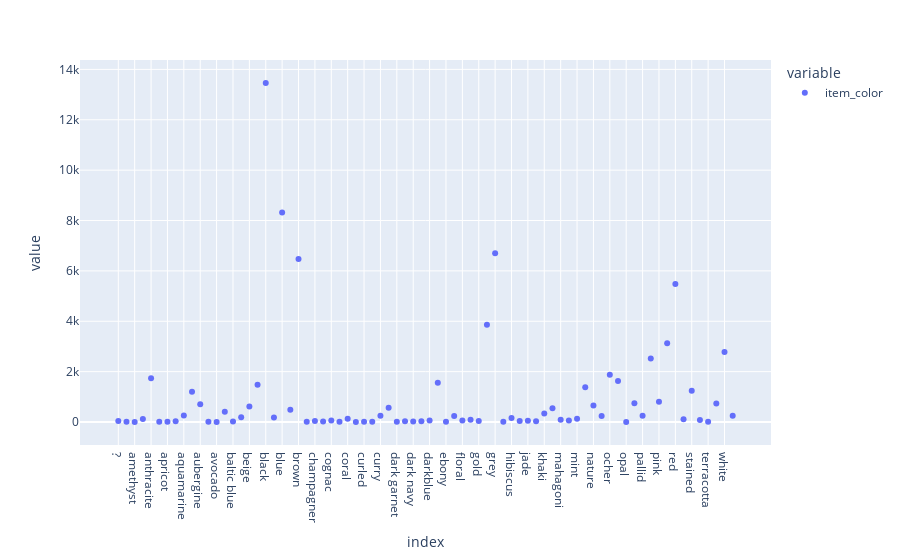

The notebook cell saved with this chart:
### Code cell
px.scatter(df.groupby("item_color")["item_color"].count())

### Figure 1 — Plotly figure (JSON) as saved in the notebook; plotly's stock layout.template omitted (floating-point values rounded to 4 significant figures)
{"data": [{"hovertemplate": "variable=item_color<br>index=%{x}<br>value=%{y}<extra></extra>", "legendgroup": "item_color", "marker": {"color": "#636efa", "symbol": "circle"}, "mode": "markers", "name": "item_color", "orientation": "v", "showlegend": true, "type": "scatter", "x": ["?", "almond", "amethyst", "ancient", "anthracite", "antique pink", "apricot", "aqua", "aquamarine", "ash", "aubergine", "aviator", "avocado", "azure", "baltic blue", "basalt", "beige", "berry", "black", "blau", "blue", "bordeaux", "brown", "caramel", "champagner", "cobalt blue", "cognac", "copper coin", "coral", "creme", "curled", "currant purple", "curry", "dark denim", "dark garnet", "dark grey", "dark navy", "dark oliv", "darkblue", "denim", "ebony", "ecru", "floral", "fuchsia", "gold", "green", "grey", "habana", "hibiscus", "ivory", "jade", "kanel", "khaki", "magenta", "mahagoni", "mango", "mint", "mocca", "nature", "navy", "ocher", "olive", "opal", "orange", "pallid", "petrol", "pink", "purple", "red", "silver", "stained", "striped", "terracotta", "turquoise", "white", "yellow"], "xaxis": "x", "y": [41, 14, 5, 122, 1742, 10, 10, 35, 257, 1199, 709, 9, 4, 407, 19, 192, 618, 1484, 13460, 179, 8316, 486, 6475, 9, 43, 25, 59, 6, 133, 4, 11, 6, 248, 569, 11, 32, 21, 31, 60, 1562, 11, 235, 57, 93, 37, 3865, 6700, 14, 159, 37, 46, 31, 340, 543, 92, 62, 126, 1376, 660, 238, 1877, 1631, 1, 748, 248, 2527, 801, 3129, 5483, 113, 1243, 84, 7, 733, 2779, 254], "yaxis": "y"}], "layout": {"legend": {"title": {"text": "variable"}, "tracegroupgap": 0}, "margin": {"t": 60}, "xaxis": {"anchor": "y", "domain": [0, 1], "title": {"text": "index"}}, "yaxis": {"anchor": "x", "domain": [0, 1], "title": {"text": "value"}}}}
